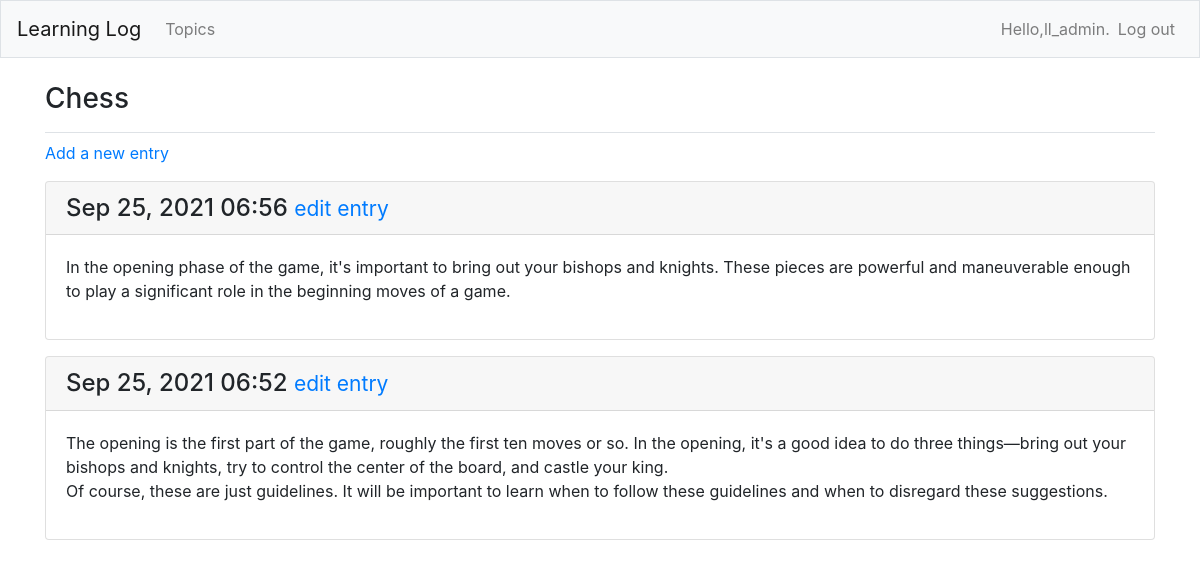
The page /topics/1/ (signed in) on the database its author committed.
### learning/models.py (models this page shows, shortened)
class Topic(models.Model):
    text=models.CharField(max_length=200)
    date_added=models.DateTimeField(auto_now_add=True)
    owner=models.ForeignKey(User,on_delete=models.CASCADE)
    def __str__(self):
        return self.text

class Entry(models.Model):
    topic=models.ForeignKey(Topic,on_delete=models.CASCADE)
    text=models.TextField()
    date_added=models.DateTimeField(auto_now_add=True)
    class Meta:
        verbose_name_plural='entries'

### learning/views.py (the view)
# urls.py: path('topics/<int:topic_id>/', views.topic, name='topic'),
@login_required
def topic(request, topic_id):
    topic = Topic.objects.get(id=topic_id)
    if topic.owner != request.user:
        raise Http404
    entries = topic.entry_set.order_by('-date_added')
    context = {'topic': topic, 'entries': entries}
    return render(request, 'learning/topic.html', context)

### learning/templates/learning/topic.html
{% extends 'learning/base.html' %}
{% block page_header %}
<h3>{{ topic }}</h3>
{% endblock page_header %}
{% block content %}
<p>
  <a href="{% url 'learning:new_entry' topic.id %}">Add a new entry</a>
</p>
{% for entry in entries %}
<div class="card mb-3">
  <h4 class="card-header">
    {{ entry.date_added|date:'M d, Y H:i' }}
    <small>
      <a href="{% url 'learning:edit_entry' entry.id %}">edit entry</a>
    </small>
  </h4>
  <div class="card-body">
    {{ entry.text|linebreaks }}
  </div>
</div>
{% empty %}
  <p>There are no entries for this topic yet.</p>
{% endfor %}
{% endblock content %}

### learning/templates/learning/base.html (shortened to what this page needs)
{% load bootstrap4 %}
<!DOCTYPE html>
<html lang="en">
<head>
  {% bootstrap_css %}
</head>
<body>
  <nav class="navbar navbar-expand-md navbar-light bg-light mb-4 border">
    <a class="navbar-brand" href="{% url 'learning:index' %}">Learning Log</a>
    <div class="collapse navbar-collapse" id="navbarCollapse">
      <ul class="navbar-nav mr-auto">
        <li class="nav-item">
          <a class="nav-link" href="{% url 'learning:topics' %}">Topics</a>
        </li>
      </ul>
      <ul class="navbar-nav ml-auto">
        {% if user.is_authenticated %}
          <li class="nav-item">
            <span class="navbar-text">Hello,{{ user.username }}.</span>
          </li>
          <li class="nav-item">
            <a class="nav-link" href="{% url 'users:logout' %}">Log out</a>
          </li>
        {% else %}
          <li class="nav-item">
            <a class="nav-link" href="{% url 'users:login' %}">Log in</a>
          </li>
        {% endif %}
      </ul>
    </div>
  </nav>
  <main role="main" class="container">
    <div class="pb-2 mb-2 border-bottom">
      {% block page_header %}{% endblock page_header %}
    </div>
    <div>
      {% block content %}{% endblock content %}
    </div>
  </main>
</body>
</html>

### rows shown on the page
Topic: text "Chess"
Entry: date_added "Sep 25, 2021 06:56", text "In the opening phase of the game, it's important to bring out your bishops and knights. These pieces are powerful and maneuverable enough to play a significant role in the beginning moves of a game."
Entry: date_added "Sep 25, 2021 06:52", text "The opening is the first part of the game, roughly the first ten moves or so. In the opening, it's a good idea to do three things—bring out your bishops and knights, try to control the center of the board, and castle your king. Of course, these are just guidelines. It will be important to learn when to follow these guidelines and when to disregard these suggestions."

### other values the page prints
{{ user.username }} "ll_admin"
